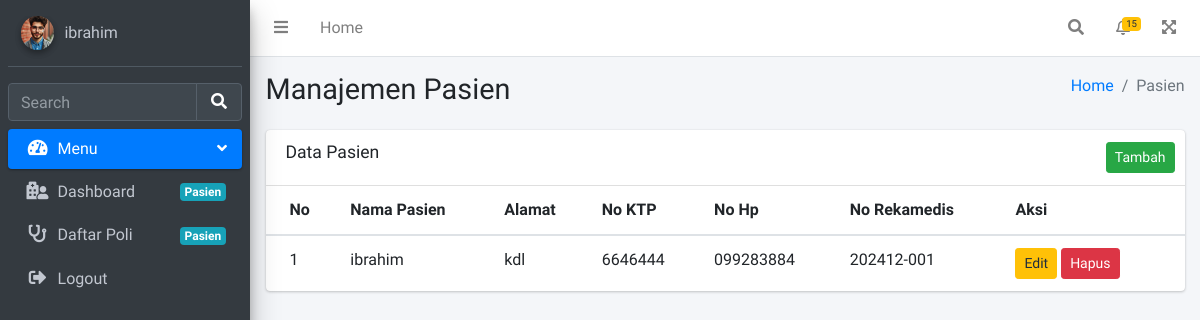
Before: /pasien.php (signed in) with the older database file.
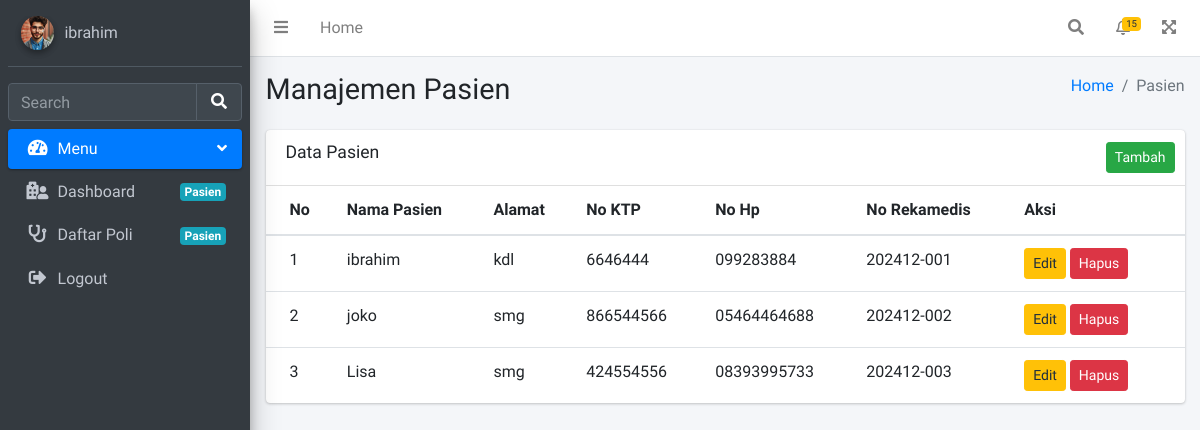
After: the same page with the newer database file.
### tables this page shows
CREATE TABLE `pasien` (
  `id` int(10) UNSIGNED NOT NULL,
  `nama` varchar(255) NOT NULL,
  `password` varchar(50) NOT NULL,
  `alamat` varchar(255) NOT NULL,
  `no_ktp` varchar(255) NOT NULL,
  `no_hp` varchar(50) NOT NULL,
  `no_rm` varchar(25) NOT NULL
);

### pages/pasien/index.php (the view, shortened to what this page needs)
<div class="content-header">
    <div class="container-fluid">
        <div class="row mb-2">
            <div class="col-sm-6">
                <h1 class="m-0">Manajemen Pasien</h1>
            </div>
            <div class="col-sm-6">
                <ol class="breadcrumb float-sm-right">
                    <li class="breadcrumb-item"><a href="index.php?page=home">Home</a></li>
                    <li class="breadcrumb-item active">Pasien</li>
                </ol>
            </div>
        </div>
    </div>
</div>
<div class="content">
    <div class="container-fluid">
        <div class="row">
            <div class="col-12">
                <div class="card">
                    <div class="card-header">
                        <h3 class="card-title">Data Pasien</h3>
                        <div class="card-tools">
                            <button type="button" class="btn btn-sm btn-success float-right" data-toggle="modal"
                                data-target="#addModal">
                                Tambah
                            </button>
                        </div>
                    </div>
                    <div class="card-body table-responsive p-0">
                        <table class="table table-hover text-nowrap">
                            <thead>
                                <tr>
                                    <th>No</th>
                                    <th>Nama Pasien</th>
                                    <th>Alamat</th>
                                    <th>No KTP</th>
                                    <th>No Hp</th>
                                    <th>No Rekamedis</th>
                                    <th>Aksi</th>
                                </tr>
                            </thead>
                            <tbody>
                                <?php
                            require 'config/koneksi.php';
                            $no = 1;
                            $query = "SELECT * FROM pasien";
                            $result = mysqli_query($mysqli, $query);
                            while ($data = mysqli_fetch_assoc($result)) {
                            ?>
                                <tr>
                                    <td><?php echo $no++ ?></td>
                                    <td><?php echo $data['nama'] ?></td>
                                    <td><?php echo $data['alamat'] ?></td>
                                    <td><?php echo $data['no_ktp'] ?></td>
                                    <td><?php echo $data['no_hp'] ?></td>
                                    <td><?php echo $data['no_rm'] ?></td>
                                    <td>
                                        <button type='button' class='btn btn-sm btn-warning edit-btn'
                                            data-toggle="modal"
                                            data-target="#editModal<?php echo $data['id'] ?>">Edit</button>
                                        <button type='button' class='btn btn-sm btn-danger edit-btn' data-toggle="modal"
                                            data-target="#hapusModal<?php echo $data['id'] ?>">Hapus</button>
                                    </td>
                                </tr>
                                <?php } ?>
                            </tbody>
                        </table>
                    </div>
                </div>
            </div>
        </div>
    </div>
</div>

Changed rows visible on the page:
added pasien: nama "joko", alamat "smg", no_ktp "866544566", no_hp "05464464688", no_rm "202412-002"
added pasien: nama "Lisa", alamat "smg", no_ktp "424554556", no_hp "08393995733", no_rm "202412-003"
